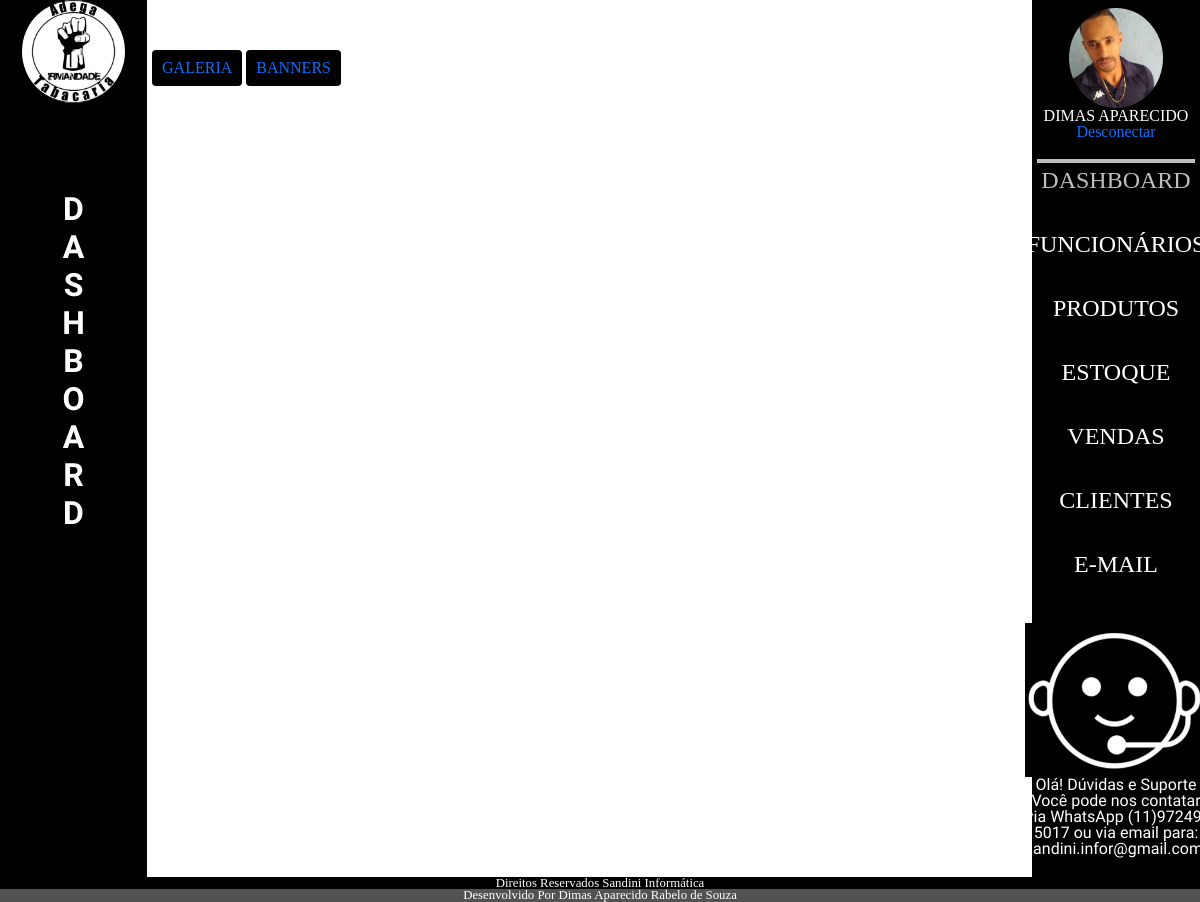
Page /admin/index.php?p=dashboard (signed in) on the committed database.
### tables this page shows
CREATE TABLE `tblusuarios` (
  `idUsuario` int(11) NOT NULL,
  `nomeUsuario` varchar(50) NOT NULL,
  `emailUsuario` varchar(80) NOT NULL,
  `senhaUsuario` varchar(20) NOT NULL,
  `statusUsuario` varchar(10) NOT NULL,
  `fotoUsuario` varchar(100) NOT NULL
);

### admin/authenticacao.php (called while the page is built, shortened)
<?php
if (isset($_SESSION['idUsuario'])) {
    $tipoUsuario = 'cliente';
} elseif (isset($_SESSION['idFuncionario'])) {
    $id = $_SESSION['idFuncionario'];
    $tipoUsuario = 'funcionario';
} else {
    header("location: http://localhost/AdegaIrmandadeLocal/admin/loginAdmin.php");
    exit;
}
$pagina = @$_GET['p'];
require_once('class/cliente.php');
require_once('class/funcionario.php');
if ($tipoUsuario === 'cliente') {
    $usuarios = new ClienteClass($id);
} elseif ($tipoUsuario === 'funcionario') {
    $funcionarios = new FuncionarioClass($id);
    $usuario = $funcionarios;
}

### admin/class/cliente.php (called while the page is built, shortened)
<?php
class ClienteClass
{
    public $idUsuario;
public function __construct($id = false)
    {
        if ($id) {
            $this->idUsuario = $id;
            $this->Carregar();
        }
    }
    public function Carregar()
    {
        $query = "SELECT * FROM tblusuarios WHERE idUsuario = " . $this->idUsuario;
        $conn = Conexao::LigarConexao();
        $resultado = $conn->query($query);
        $lista = $resultado->fetchAll();
        foreach ($lista as $linha) {
            $this->nomeUsuario = $linha['nomeUsuario'];
            $this->fotoUsuario = $linha['fotoUsuario'];
        }
        }
 }

### admin/index.php (the view, shortened to what this page needs)
<?php
require_once('authenticacao.php');
?>
<!DOCTYPE html>
<html lang="pt-BR">
<head>
    <link rel="stylesheet" href="../src/css/reset.css">
    <link rel="stylesheet" href="https://cdnjs.cloudflare.com/ajax/libs/animate.css/4.1.1/animate.min.css">
    <link rel="stylesheet" href="https://cdn.jsdelivr.net/npm/bootstrap@5.3.2/dist/css/bootstrap.min.css">
    <link rel="stylesheet" href="./css/estilo.css">
</head>
<body>
    <main>
        <section class="topoEsquerda">
            <h1>
                <img src="img/logoadega.png" alt=" imagem da logo">
            </h1>
            <?php
            if ($pagina == '') {
                $texto = '';
            } else {
                $texto = '' . $pagina;
            }
            echo '<h2 class="vertical-text">';
            for ($i = 0; $i < strlen($texto); $i++) {
                echo '<span>' . $texto[$i] . '</span>';
            }
            echo '</h2>';
            ?>
        </section>
        <div class="box">
            <?php
            switch ($pagina) {
                case 'dashboard':
                    require_once('dashboard/dashboard.php');
                    break;
            }
            ?>
        </div>
        <div class="menu">
            <?php
            $pagina = @$_GET['p'];
            ?>
            <div class="divlogin">
                <?php
                $foto = isset($usuarios->fotoUsuario) ? $usuarios->fotoUsuario : (isset($funcionarios->fotoFuncionario) ? $funcionarios->fotoFuncionario : null);
                $nome = isset($usuarios->nomeUsuario) ? $usuarios->nomeUsuario : (isset($funcionarios->nomeFuncionario) ? $funcionarios->nomeFuncionario : null);
                if (!empty($foto)) {
                    echo '<img src="../admin/img/' . $foto . '" alt="User">';
                } else {
                    echo '<img src="../admin/img/btnuser.png" alt="Imagem Padrão">';
                }
                echo '<h2>' . $nome . '</h2>';
                ?>
                <a href="desconectar.php">Desconectar</a>
            </div>
            <nav>
                <ul>
                    <li><a href="index.php?p=dashboard" class="<?= ($pagina == 'dashboard' || $pagina == '') ? 'menuAtivo' : ''; ?>"> Dashboard </a></li>
                    <li><a href="index.php?p=funcionarios" class="<?= ($pagina == 'funcionarios') ? 'menuAtivo' : ''; ?>"> Funcionários </a></li>
                    <li><a href="index.php?p=produtos" class="<?= ($pagina == 'produtos') ? 'menuAtivo' : ''; ?>"> Produtos </a></li>
                    <li><a href="index.php?p=estoque" class="<?= ($pagina == 'estoque') ? 'menuAtivo' : ''; ?>"> Estoque </a></li>
                    <li><a href="index.php?p=vendas" class="<?= ($pagina == 'vendas') ? 'menuAtivo' : ''; ?>"> Vendas </a></li>
                    <li><a href="index.php?p=clientes" class="<?= ($pagina == 'clientes') ? 'menuAtivo' : ''; ?>"> Clientes </a></li>
                    <li><a href="index.php?p=contato" class="<?= ($pagina == 'contato') ? 'menuAtivo' : ''; ?>"> E-mail </a></li>
                    <li class="geralAjuda"><img class="iconeAjuda" src="../admin/img/ajudaSuporte.png" alt=""></a>
                        <p class="msnSuporte">Olá! Dúvidas e Suporte
                            Você pode nos contatar
                            via WhatsApp (11)97249-5017
                            ou via email para:
                            sandini.infor@gmail.com.</p>
                    </li>
                </ul>
            </nav>
        </div>
    </main>
    <footer class="rodape">
        <h2>Direitos Reservados Sandini Informática</h2>
        <h2 class="h2d">Desenvolvido Por Dimas Aparecido Rabelo de Souza</h2>
    </footer>
</body>
</html>

### admin/css/estilo.css (style rules this page uses)
* a, h1, h2, h3, h4 { font-family: 'Secular One'; font-size: 16px; text-align: center; margin: 0; padding: 0; box-sizing: border-box; text-decoration: none; }
body { display: flex; flex-direction: column; min-height: 100vh; color: #ffffff; }
.vertical-text { writing-mode: vertical-lr; text-orientation: upright; white-space: nowrap; display: inline-block; font-family: 'Secular One'; font-size: 2.0em; font-weight: bold; text-transform: uppercase; }
h1 { width: 80%; margin-top: 10px }
h1 img { width: 70%; border-radius: 50%; }
.divlogin { width: 100%; display: flex; align-items: center; flex-direction: column; justify-content: space-between; padding: 8px; }
.divlogin img { border-radius: 50%; max-width: 180px; max-height: 100px; }
.topoEsquerda { background: #000000; display: flex; flex-direction: column; width: 200px; justify-content: space-between; align-items: center; padding-bottom: 345px; }
main { width: 100%; flex: 1; display: flex; }
.menu { display: flex; background: #000000; color: #ffffff; text-align: center; margin: 0 auto; width: 14%; align-items: center; flex-direction: column; }
ul { padding: 10px 20px; }
ul li { padding: 20px 20px; }
nav ul li a { color: #ffffff; text-decoration: none; font-size: 1.5em; text-transform: uppercase; }
.menuAtivo { color: #bdbdbd !important; border-top: solid 4px #bdbdbd; padding: 4px; }
.box { width: 100%; min-height: 400px; overflow: auto; box-sizing: border-box; padding: 40px 5px; color: #000000; }
.rodape { width: 100%; }
.rodape h2 { background: #000000; margin-bottom: 0; font-size: 0.8em; }
.rodape .h2d { background: #525252; }
h1 { text-align: center; background: #000000; width: 100%; padding: 30px 0px; text-transform: uppercase; }
.iconeAjuda { width: 100%; }
.msnSuporte { font-family: 'Secular One'; }
.geralAjuda { display: flex; flex-direction: column; margin-top: 7px; }

### rows in the picture
tblusuarios: fotoUsuario (picture), nomeUsuario "DIMAS APARECIDO"

### other values in the picture
$texto[$i] "D"
$texto[$i] "A"
$texto[$i] "S"
$texto[$i] "H"
$texto[$i] "B"
$texto[$i] "O"
$texto[$i] "R"
